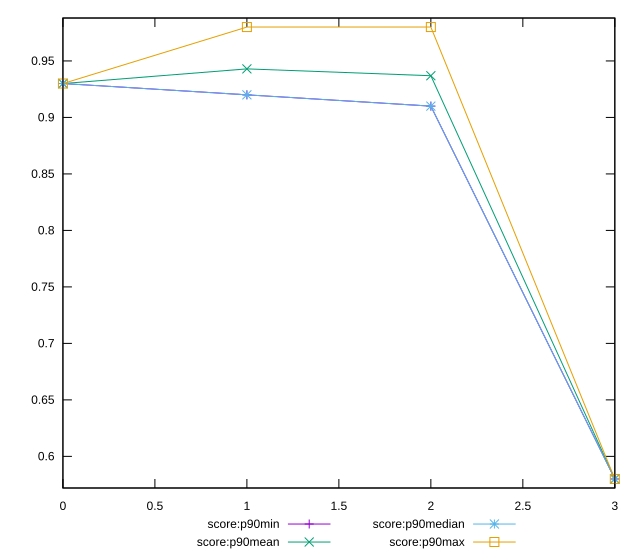

Source code (gnuplot):
reset

$scoreP90Min <<EOF
0 0.93
1 0.92
2 0.91
3 0.58
EOF

$scoreP90Mean <<EOF
0 0.9300000000000017
1 0.942978723404256
2 0.93691489361702
3 0.5799999999999988
EOF

$scoreP90Median <<EOF
0 0.93
1 0.92
2 0.91
3 0.58
EOF

$scoreP90Max <<EOF
0 0.93
1 0.98
2 0.98
3 0.58
EOF

set key outside below
set xrange [0:3]
set yrange [0.5719999999999988:0.988]
set trange [0.5719999999999988:0.988]
set terminal svg size 640, 560 enhanced background rgb 'white'
set output "reports/report_00028_2021-02-24T12-49-42.674Z/dom-size/progression/score.svg"

plot $scoreP90Min title "score:p90min" with linespoints, \
     $scoreP90Mean title "score:p90mean" with linespoints, \
     $scoreP90Median title "score:p90median" with linespoints, \
     $scoreP90Max title "score:p90max" with linespoints

reset
